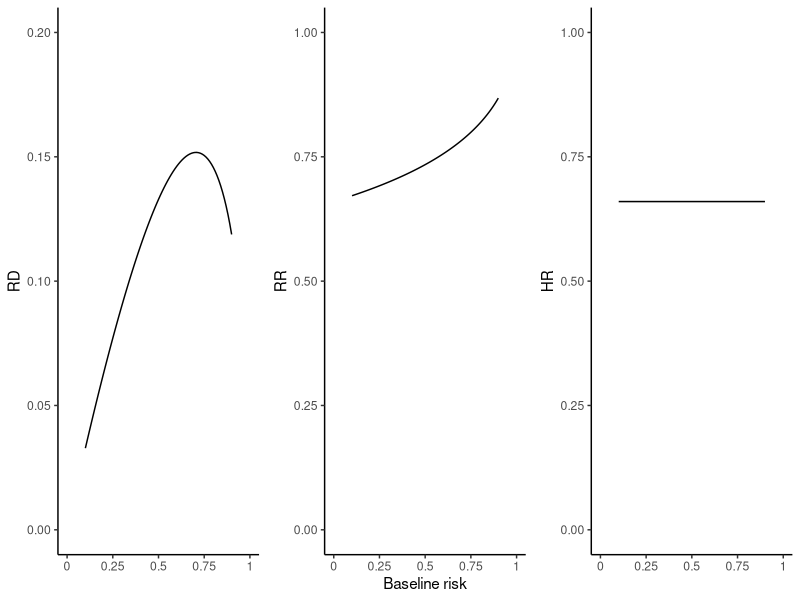

Write the R code that produced this figure.
# Load necessary library
library(ggplot2)

# baseline risk
baseline_risk <- seq(0.1, 0.9, by = 0.01)
n <- length(baseline_risk)

# constant HR
HR.CHR <- rep(0.66, n)
RD.CHR <- baseline_risk - 1 + (1- baseline_risk)^HR.CHR
RR.CHR <- (1-(1-baseline_risk)^HR.CHR)/baseline_risk

# add to data frame
data <- data.frame(baseline_risk,
                   RD.CHR, RR.CHR, HR.CHR)

# Plot RD
plot.RD.CHR <- ggplot(data, aes(x = baseline_risk, y = RD.CHR)) +
  geom_line() +
  scale_x_continuous(limits = c(0, 1),
                     breaks = seq(0, 1, by=0.25),
                     labels = seq(0, 1, by=0.25)) +
  ylim(c(0, 0.2)) +
  theme_classic() +
  ylab("RD") +
  xlab("")

# Plot RR
plot.RR.CHR <- ggplot(data, aes(x = baseline_risk, y = RR.CHR)) +
  geom_line() +
  scale_x_continuous(limits = c(0, 1),
                     breaks = seq(0, 1, by=0.25),
                     labels = seq(0, 1, by=0.25)) +
  ylim(c(0, 1)) +
  theme_classic() +
  ylab("RR") +
  xlab("Baseline risk")

# Plot HR
plot.HR.CHR <- ggplot(data, aes(x = baseline_risk, y = HR.CHR)) +
  geom_line() +
  scale_x_continuous(limits = c(0, 1),
                     breaks = seq(0, 1, by=0.25),
                     labels = seq(0, 1, by=0.25)) +
  ylim(c(0, 1)) +
  theme_classic() +
  ylab("HR") +
  xlab("")

# Show the plots
ggsave(file="Z:/Project Tutorial dRMST vs RD/Figures/Figure 1.png",
       plot=ggpubr::ggarrange(plot.RD.CHR, plot.RR.CHR, plot.HR.CHR,
                              nrow=1, ncol=3),
       width=6, height=2, dpi=300)
